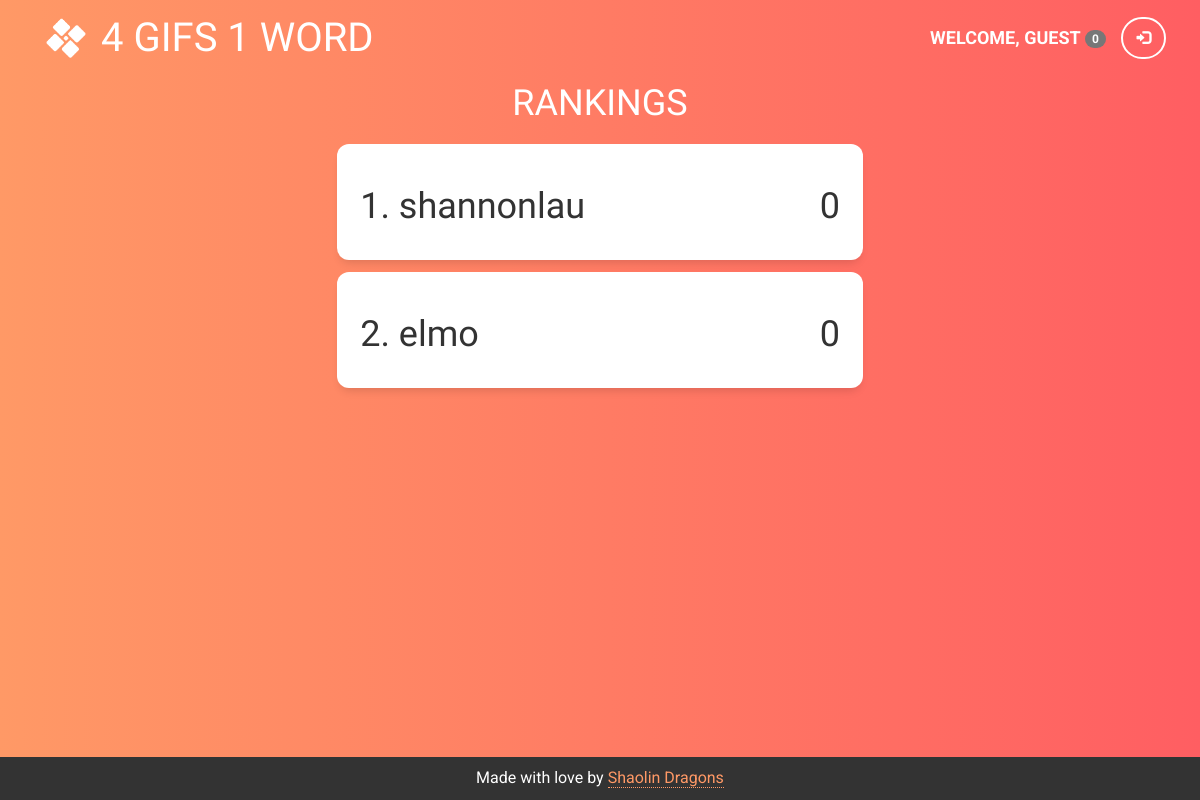
Before: /rankings with the older database file.
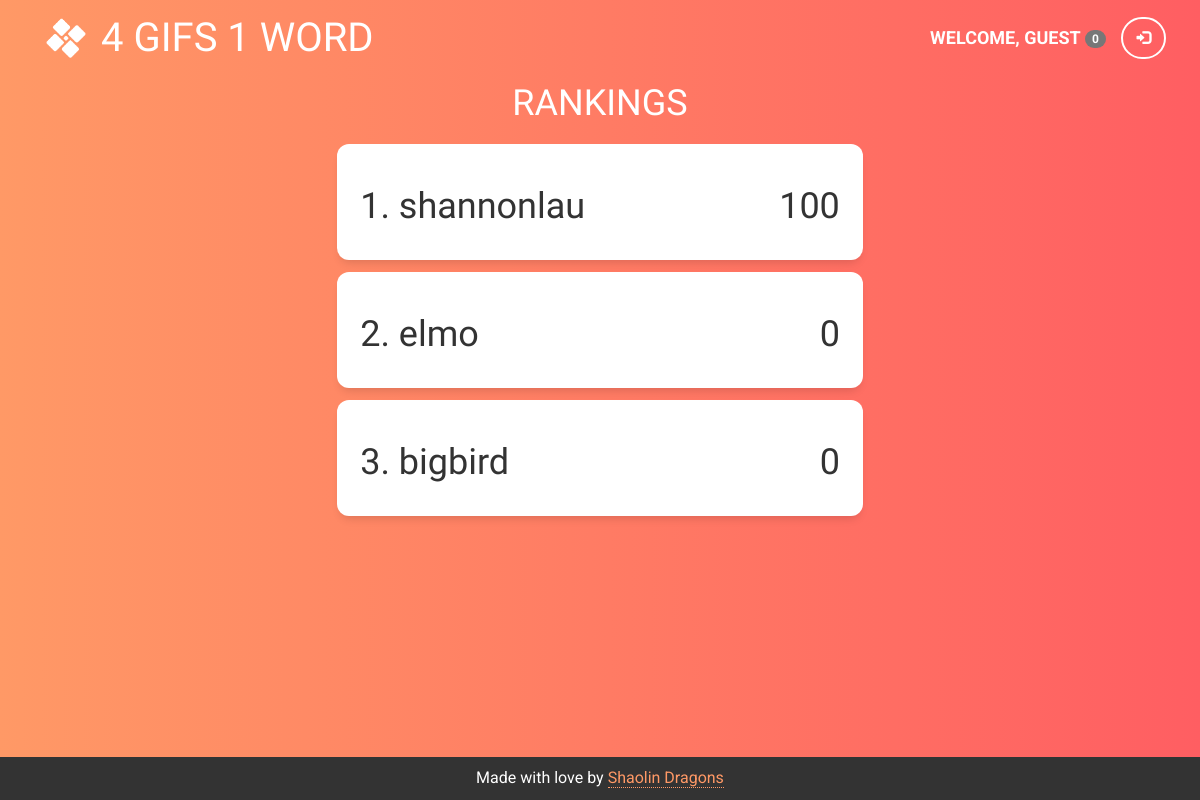
After: the same page with the newer database file.
### tables this page shows
CREATE TABLE accounts(user TEXT PRIMARY KEY, pass TEXT, pts INTEGER);

### app.py (the view)
@app.route("/rankings")
def leaderboard():
    print db.get_scores()
    return render_template("rankings.html", rankings = db.get_scores(), username = username(), logged_in = logged_in(), score = score())

### app.py (called while the page is built)
def logged_in():
    return session.get("username")

def username():
    if logged_in():
        return session["username"].upper()
    else:
        return "GUEST"

def score():
    if logged_in():
        return db.get_score(username())
    elif session.get("score"):
        return session["score"]
    else:
        session["score"] = "0"
        return "0"

### utils/database.py (called while the page is built)
def open_db():
    global db
    f = "data/playgame.db"
    db = sqlite3.connect(f, check_same_thread = False)
    return db.cursor()

def get_scores():
    global db
    try:
        c = open_db()
        command = "SELECT user,pts FROM accounts ORDER BY pts DESC"
        c.execute(command)
        data = c.fetchall()
        close_db()
    except:
        print "Error: could not get scores"
        return (None)
    count = 1
    scores = {}
    for entry in data:
        scores[count] = entry
        count += 1
    return scores

### templates/rankings.html
{% extends "base.html" %}
{% block content %}
<h1>RANKINGS<h1>
  {% for item in rankings %}
  <div class="card card-stack">
    <h1 style="text-align: left;">{{ loop.index }}. {{ rankings[loop.index][0] }}
      <span style="float: right;">{{ rankings[loop.index][1] }}</span>
    </h1>
  </div>
  {% endfor %}
  {% endblock %}

### templates/base.html (shortened to what this page needs)
<!DOCTYPE html>
<html>
<head>
  <link rel="stylesheet" href="https://maxcdn.bootstrapcdn.com/bootstrap/3.3.7/css/bootstrap.min.css">
  <link rel="stylesheet" type="text/css" href="../static/styles.css">
</head>
<body class="{% block bodyclass %}bg-gradient{% endblock bodyclass %}">
  {% block nav %}
  <div class="container-fluid bg-gradient banner">
    <nav class="navbar">
      <div class="container" id="nav">
        <a href="/" class="navbar-left" style="margin-right:15px;"><img class="img-logo" src="../static/logo.png" width="40" height="40"></a>
        <div class="navbar-header">
          <a class="navbar-brand" href="/">4 GIFS 1 WORD</a>
        </div>
        <div class="navbar-right">
          {% if logged_in %}
          <a class="btn btn-outline btn-icon" href="/logout"><span class="glyphicon glyphicon-log-out"></span></a>
          {% else %}
          <a class="btn btn-outline btn-icon" href="/login"><span class="glyphicon glyphicon-log-in"></span></a>
          {% endif %}
        </div>
        <ul class="nav navbar-nav navbar-right nav-name">
          <li class="nav-item"><b>WELCOME, {{ username }}</b> <span class="badge">{{ score }}</span></li>
        </ul>
      </div>
    </nav>
  {% endblock nav %}
  {% block content %}
  {% endblock content %}
  {% block enddiv %}
</div>
  {% endblock enddiv %}
  <div class="footer container-fluid text-center">
    <p>Made with love by <a class="link-dotted" href="https://github.com/slau8/shaolin-dragons">Shaolin Dragons</a></p>
  </div>
</body>
</html>

### static/styles.css (style rules this page uses)
html { height: 100%; width: 100%; box-sizing: border-box; }
*, *:before, *:after { box-sizing: inherit; }
body { font-family: 'Roboto', sans-serif; position: relative; padding-bottom: 42px; min-height: 100%; margin-top: 0px; height: stretch; }
h1 { font-family: 'Baloo Chettan', cursive; }
p { font-size: 16px; }
ul { height: 50px; line-height: 50px; padding: auto; font-size: 18px; }
a, a:hover, a:active, a:visited, a:focus { text-decoration: none; }
.link-dotted, .link-dotted:hover, .link-dotted:active, .link-dotted:visited { text-decoration: none; border-bottom: 1px dotted; color: #ff9966; }
.img-logo { margin-bottom: 5px; margin-top: 5px; }
.bg-gradient { background: #ff9966; background: -webkit-linear-gradient(to right, #ff9966, #ff5e62); background: linear-gradient(to right, #ff9966, #ff5e62); color: white; text-align: center; }
.navbar-brand, .navbar-brand:hover, navbar-brand:active, .navbar-brand:focus { color: white; font-family: 'Baloo Chettan', cursive; font-size: 40px; }
.nav-name.navbar-right { margin-right: 10px; }
.banner { padding-top: 1%; padding-bottom: 0%; }
#nav { padding-left: 30px; padding-right: 30px; }
.card { font-family: 'Roboto', sans-serif; border-radius: 12px; box-shadow: 0 6px 10px -4px rgba(0, 0, 0, 0.15); background-color: #FFFFFF; color: #333333; padding: 10px; }
.card-stack { margin: auto; margin-top: 1%; width: 45%; padding: 2%; }
.btn { margin-left: 5px; margin-right: 5px; font-family: 'Roboto', sans-serif; width: 125px; border-radius: 30px; box-sizing: border-box; border-width: 2px; font-size: 14px; font-weight: 600; padding: 5px; line-height: 2; -webkit-transition: all 200ms linear; -moz-transition: all 200ms linear; -ms-transition: all 200ms linear; transition: all 200ms linear; }
.btn-outline { border-color: #FFFFFF; color: #FFFFFF; opacity: 1; }
.btn-icon { width: 45px; margin-top: 4px; margin-bottom: 4px; }
.footer { position: absolute; bottom: 0; padding-top: 1rem; text-align: center; color: white; background-color: #333333; width: 100%; margin: 0; }

Changed rows visible on the page:
added accounts: user "bigbird", pts "0"
Other visible differences:
new list line: "1 ."
new list line: "shannonlau 100"
new list line: "3 ."
list line gone: "1 ."
list line gone: "shannonlau 0"
